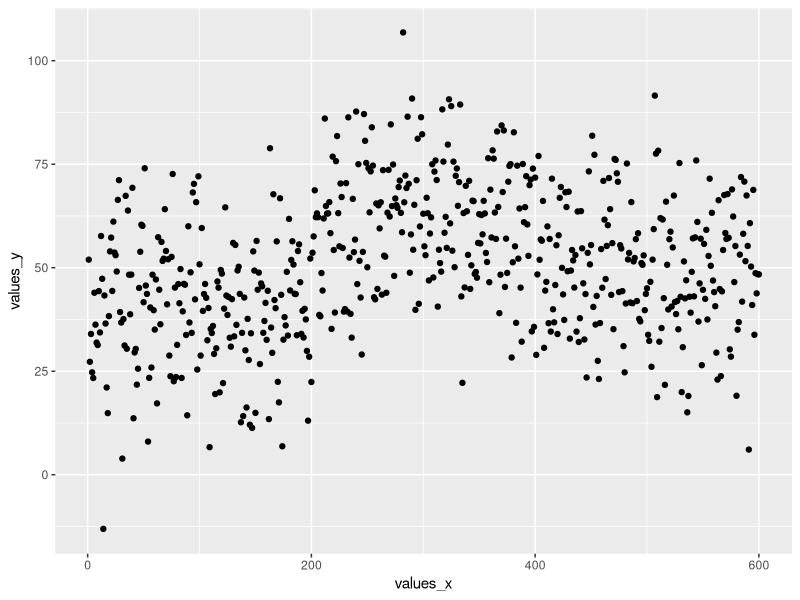
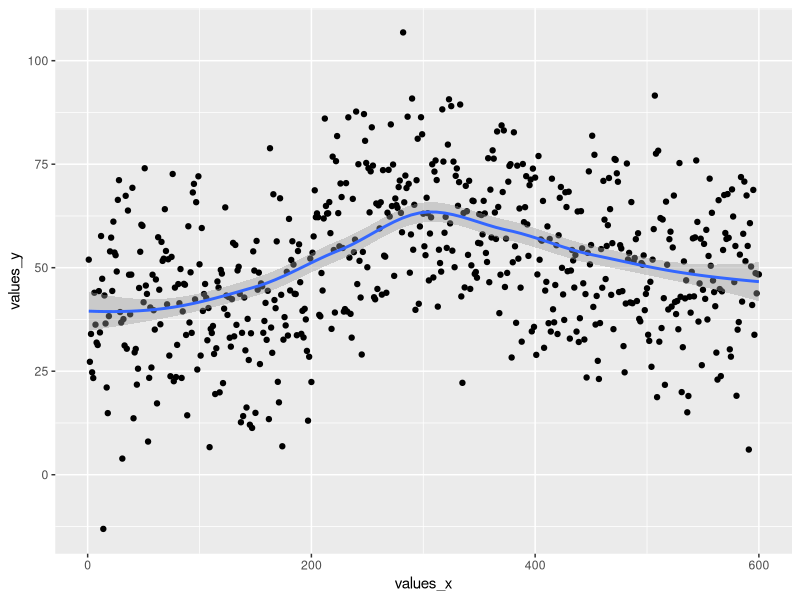
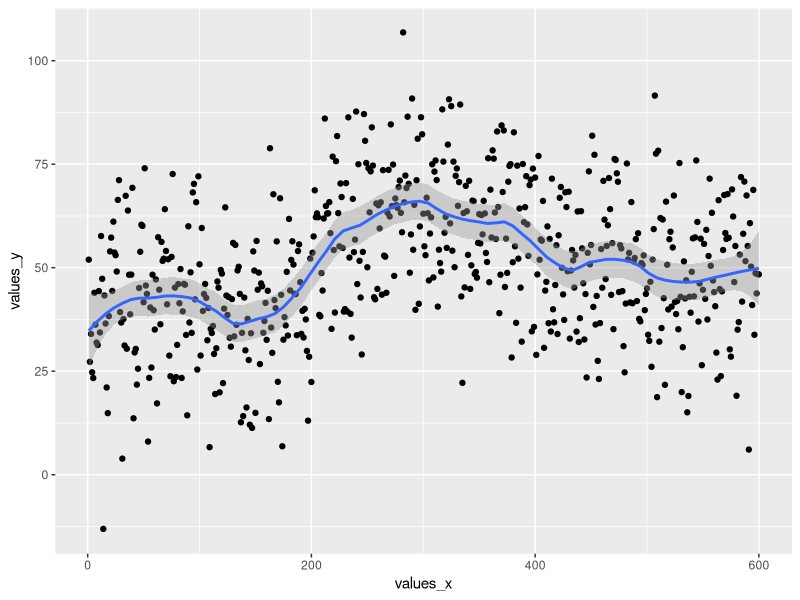
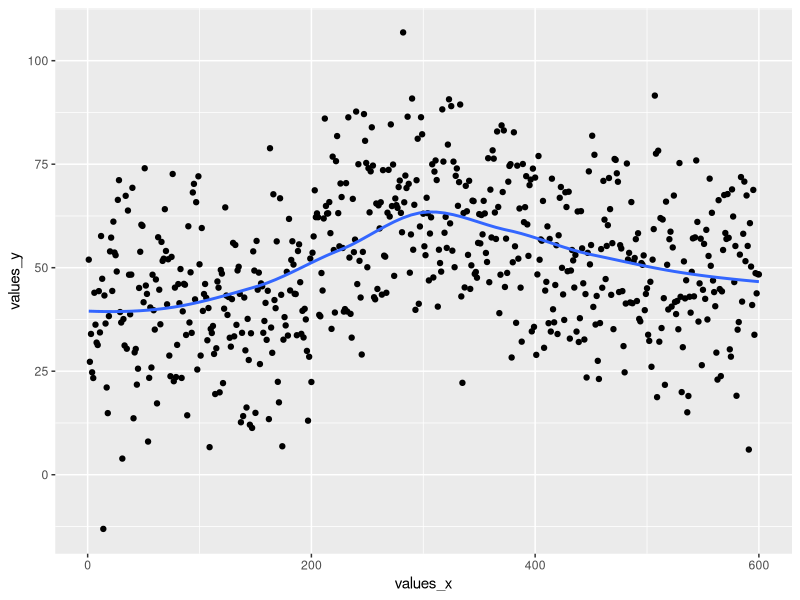
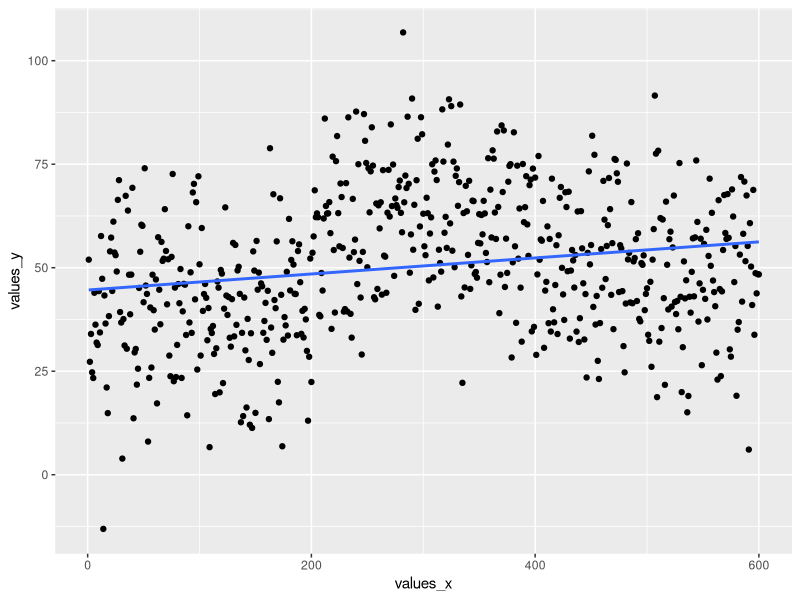
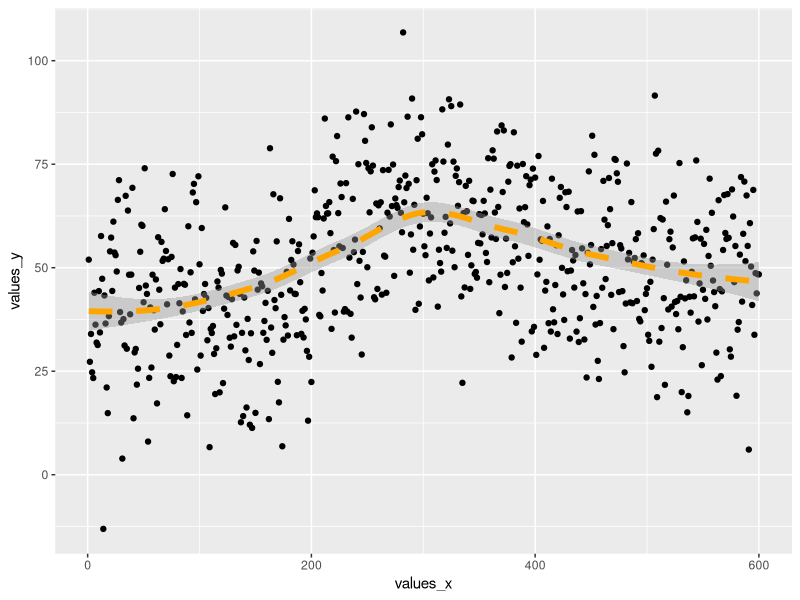

The R source for these figures, in order:
## ---- chunk 1
knitr::opts_chunk$set(echo = TRUE, fig.align='center')

# title: Adding a smoother line to a scatter plot
# author: jonathan
# revised: 21/3/2020 

WEB <- c("https://bioceed.uib.no/dropfolder/bioSTATS/Rmd/Visualizing/Multiple/smoother-scatterplot.html")
GIT <- c("https://github.com/jonathansoule/biostats/blob/master/Visualizing/Multiple/smoother-scatterplot.Rmd")
library(ggplot2)
values_x <- 1:600
values_y <- c(rnorm(200, mean=40, sd=15), rnorm(200, mean=60, sd=15), rnorm(200, mean=50, sd=15))
## ---- chunk 2
# dataframe
df <- data.frame(values_x, values_y)
# structure of the dataframe
str(df)
## ---- chunk 3
ggplot(df, aes(values_x, values_y)) +
  geom_point()
## ---- chunk 4
ggplot(df, aes(values_x, values_y)) +
  geom_point() +
  geom_smooth()
## ---- chunk 5
ggplot(df, aes(values_x, values_y)) +
  geom_point() +
  geom_smooth(span = .2)
## ---- chunk 6
ggplot(df, aes(values_x, values_y)) +
  geom_point() +
  geom_smooth(se=FALSE)
## ---- chunk 7
ggplot(df, aes(values_x, values_y)) +
  geom_point() +
  geom_smooth(method="lm", se=FALSE)
## ---- chunk 8
ggplot(df, aes(values_x, values_y)) +
  geom_point() +
  geom_smooth(size=2, color="orange", linetype="dashed")
